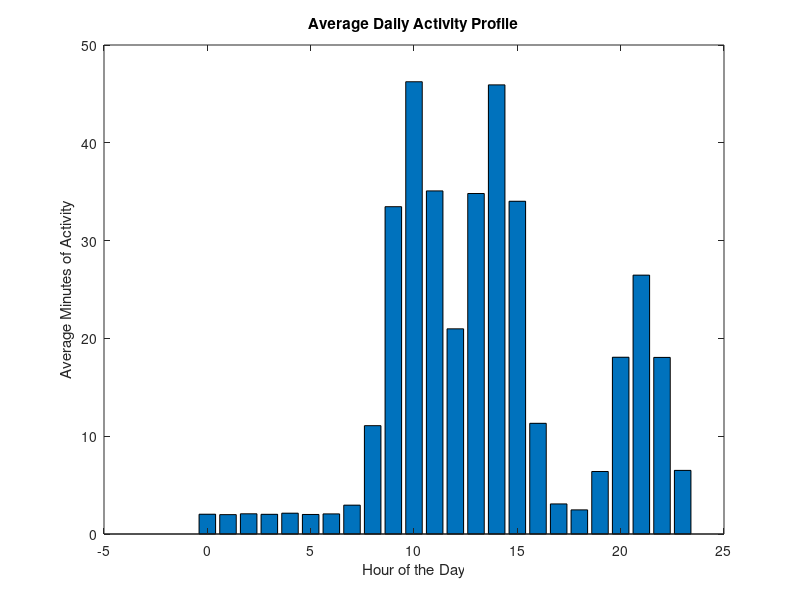

Reproduce this figure in MATLAB. (Note: this script raises an error after producing the figure.)
%%%%%%%%%%%%%%%%%%%%%%%%%%%%%%%%%%%%%%%%%%%%%%%%%%%%%%%%%%%%%%%%%%%%%%%%%%%%
% MATLAB Script for Generating Synthetic Daily Activity Profiles
%
% This script simulates daily activity patterns over a specified number of
% days (N = 1000 by default) by generating synthetic data that represents
% the minutes of activity for each hour of the day. Activity peaks are modeled
% using Gaussian functions to simulate common activity periods such as mid-morning,
% afternoon, and evening. The total daily activity is constrained to a range
% of [100, 650] minutes.
%
% Key Steps:
% - For each day, generate a random total daily activity between a specified
%   minimum and maximum.
% - Create Gaussian activity profiles centered around specific hours to simulate
%   realistic peaks in activity (e.g., 10 AM, 2 PM, 9 PM).
% - Normalize and scale the activity profile to match the randomly selected
%   total activity.
% - Introduce noise and apply capping to ensure realistic hourly activity limits.
% - Verify that the total activity per day is within the predefined range.
% - Output the synthetic activity data and scaled self-reported activity vectors
%   for further analysis or use.
%
% Outputs:
% - 'data' : A matrix (N x 24) where each row represents the hourly activity 
%            for a given day.
% - 'self_reports' : A scaled version of the total daily activity, normalized
%                    to the range [0, 1], representing self-reported activity.
%
% Optional:
% - A bar plot is generated showing the average daily activity profile across
%   all days.
%
% Usage:
% Modify the parameters (e.g., number of days, activity range) as needed before
% running the script. Results are saved to 'synthetic_data.mat'.
%
% Author: Javier Hernandez (javierh@microsoft.com)
% Date: 10/18/2024
%%%%%%%%%%%%%%%%%%%%%%%%%%%%%%%%%%%%%%%%%%%%%%%%%%%%%%%%%%%%%%%%%%%%%%%%%%%%

% Close all open figures and clear the workspace
close all;
clear all;

% Number of samples (days)
N = 1000;

% Preallocate the data matrix
data = zeros(N, 24);

% Define the hours
hours = 0:23;

% Standard deviation for the Gaussians
sigma = 1;

% Desired total activity range
min_total_activity = 100;
max_total_activity = 650;

% Loop over each day
for i = 1:N
    % Generate total activity for the day (random between min and max)
    total_minutes = randi([min_total_activity, max_total_activity]);
    
    % Random variation in Gaussian amplitudes
    A1 = 1 + 0.1 * randn();       % For the 10:00 AM peak
    A2 = 1 + 0.1 * randn();       % For the 2:00 PM peak
    A3 = 0.5 + 0.05 * randn();    % For the 9:00 PM peak (smaller height)
    
    % Random shifts in the centers of the Gaussians
    mu1 = 10 + 0.5 * randn();     % Around 10:00 AM
    mu2 = 14 + 0.5 * randn();     % Around 2:00 PM
    mu3 = 21 + 0.5 * randn();     % Around 9:00 PM
    
    % Compute the Gaussian functions
    G1 = A1 * exp(-((hours - mu1).^2) / (2 * sigma^2));
    G2 = A2 * exp(-((hours - mu2).^2) / (2 * sigma^2));
    G3 = A3 * exp(-((hours - mu3).^2) / (2 * sigma^2));
    
    % Sum the Gaussians to get the activity profile
    activity_profile = G1 + G2 + G3;
    
    % Normalize the activity profile so that the sum equals 1
    activity_profile = activity_profile / sum(activity_profile);
    
    % Scale the activity profile by the total minutes of activity
    per_hour_activity = total_minutes * activity_profile;
    
    % Add some noise to make it more realistic
    per_hour_activity = per_hour_activity + 5 * randn(size(per_hour_activity));
    
    % Ensure no negative values
    per_hour_activity(per_hour_activity < 0) = 0;
    
    % Cap the per-hour activity at 60 minutes (maximum possible)
    per_hour_activity(per_hour_activity > 60) = 60;
    
    % Recalculate total activity after noise and capping
    total_activity_after_capping = sum(per_hour_activity);
    
    % Adjust total activity if necessary
    if total_activity_after_capping < min_total_activity
        % Scale up per_hour_activity proportionally, without exceeding 60 minutes per hour
        scaling_factor = min_total_activity / total_activity_after_capping;
        per_hour_activity = per_hour_activity * scaling_factor;
        per_hour_activity(per_hour_activity > 60) = 60; % Ensure no values exceed 60
        
        % Recalculate total activity after scaling and capping
        total_activity_after_capping = sum(per_hour_activity);
        
        % If still below minimum, distribute remaining minutes to hours with less than 60 minutes
        if total_activity_after_capping < min_total_activity
            deficit = min_total_activity - total_activity_after_capping;
            available_hours = per_hour_activity < 60;
            per_hour_activity(available_hours) = per_hour_activity(available_hours) + ...
                (deficit / sum(available_hours));
            per_hour_activity(per_hour_activity > 60) = 60; % Ensure no values exceed 60
        end
    elseif total_activity_after_capping > max_total_activity
        % Scale down per_hour_activity proportionally
        scaling_factor = max_total_activity / total_activity_after_capping;
        per_hour_activity = per_hour_activity * scaling_factor;
    end
    
    % Store the data
    data(i, :) = per_hour_activity;
end

% Optional: Plot the average activity profile over all days
average_activity = mean(data);


figure;
bar(hours, average_activity);
xlabel('Hour of the Day');
ylabel('Average Minutes of Activity');
title('Average Daily Activity Profile');

% Optional: Verify that per-hour activity does not exceed 60 minutes
assert(all(data(:) <= 60), 'Error: Some per-hour activities exceed 60 minutes.');

% Optional: Verify that total activity per day is within the specified range
total_activity_per_day = sum(data, 2);
fprintf('Total activity per day ranges from %.2f to %.2f minutes.\n', min(total_activity_per_day), max(total_activity_per_day));


vect = sum(data,2);
vect = scale(vect,min(vect),max(vect),0,1);
self_reports = vect;


save('synthetic_data','data','self_reports')
